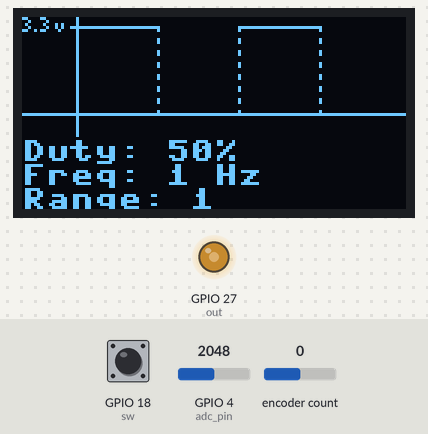
Recording of a program running on a simulated ESP32 board running MicroPython. Parts: 128×64 one-colour display, output pins drawn as LEDs (lit = HIGH). The test bench sets the inputs (shaded band); at power-on: GPIO 4 (adc_pin) = 2048, GPIO 18 (sw) HIGH, encoder count 0 (analog values on the 0–4095 scale). Library files of the repository ran but are not shown: ssd1306.py.

Above: at 1.2 s.
1.3 s: GPIO 4 (adc_pin) set to 2866
At 1.7 s:
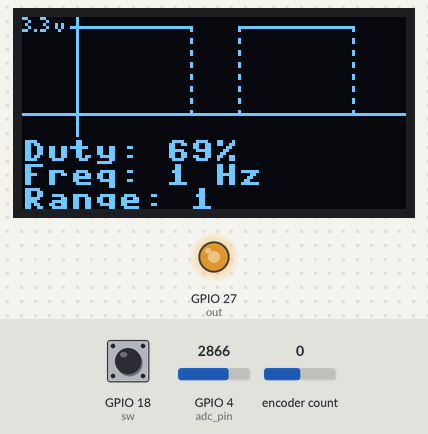
2.9 s: GPIO 4 (adc_pin) set to 3603
At 4.1 s:
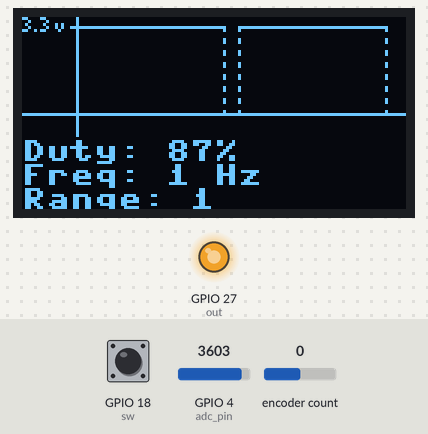
4.4 s: GPIO 4 (adc_pin) set to 960
At 5.6 s:
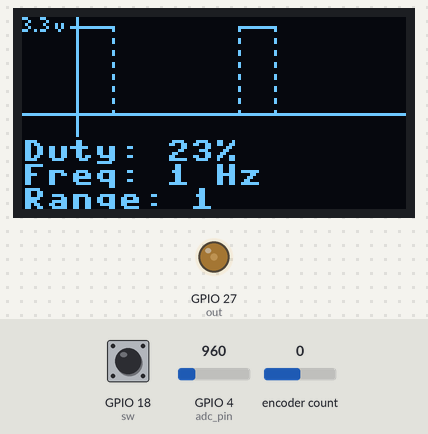
5.9 s: GPIO 18 (sw) pulled LOW for 1 s
At 6.01 s:
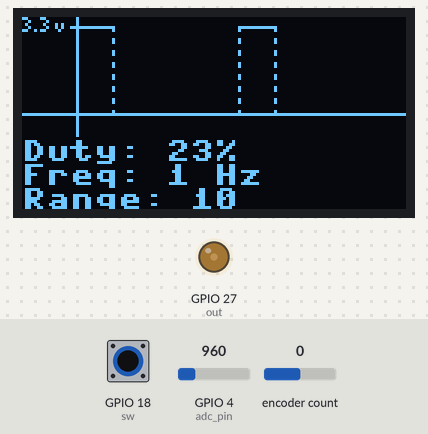
8.4 s: GPIO 4 (adc_pin) set to 0
At 9.5 s:
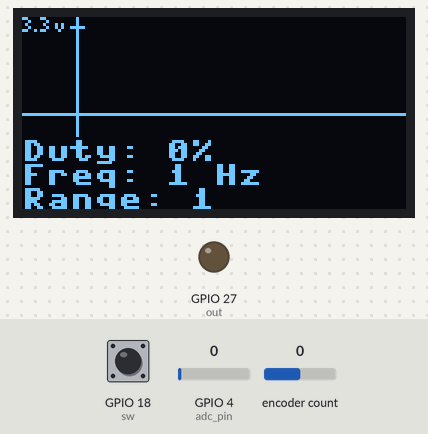
9.9 s: encoder count set to -1
At 10.9 s:
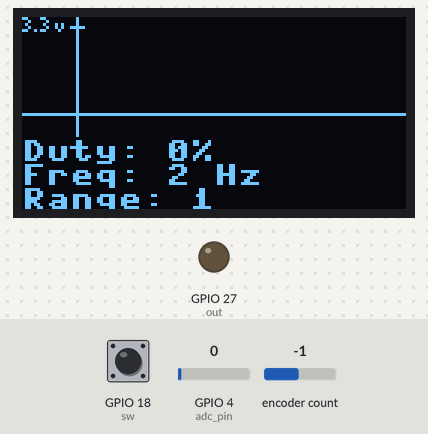
Timing chart, 0 to 12.4 s (numbered marks = the images above; inputs shaded):
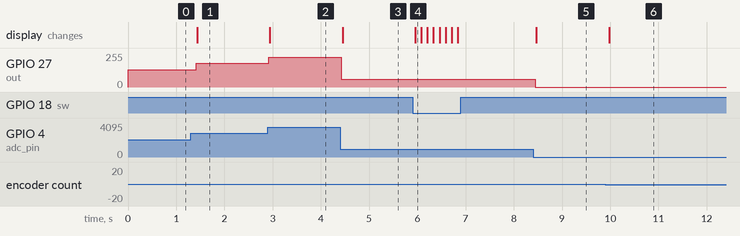

The program:

main.py
```python
from machine import Pin, PWM, ADC, SoftI2C
from time import sleep
from ssd1306 import SSD1306_I2C
from rotary_irq import RotaryIRQ

out = Pin(27, Pin.OUT)
pwm = PWM(out)
adc_pin = Pin(4)
adc = ADC(adc_pin)
adc.atten(adc.ATTN_11DB)

i2c = SoftI2C( Pin(15), Pin(2),freq=400000)
oled = SSD1306_I2C(128,64, i2c)

sw = Pin(18, Pin.IN, Pin.PULL_UP)
sw = Pin(18, Pin.IN, Pin.PULL_UP)

r= RotaryIRQ(
    pin_num_clk=21,
    pin_num_dt=19,
    incr=1,
    reverse=True,
    range_mode=RotaryIRQ.RANGE_UNBOUNDED)

count = 1
freq = 0
b = 1

while True:
    oled.fill(0)

    duty = int((adc.read())/4)
    duty_pct = int((duty * 100)/1024)
    pwm.duty(duty)

    if sw.value() == 0:
        count *= 10
        r.set(value=0)
        freq = b
    if count > 1000 : count = 1

    b = freq + r.value()*count
    if b <= 0:
        b = 1
        freq = 0

    pwm.freq(b)

    width = int(duty/18)
    width1 = 17+width
    width2 = 71+width

    if width >= 54 or width==0:
        on = 0
    else:
        on = 1

    oled.pixel(0, 0, 1)
    oled.pixel(1, 0, 1)
    oled.pixel(2, 1, 1)
    oled.pixel(1, 2, 1)
    oled.pixel(2, 3, 1)
    oled.pixel(0, 4, 1)
    oled.pixel(1, 4, 1)
    oled.pixel(4, 4, 1)
    oled.pixel(6, 0, 1)
    oled.pixel(7, 0, 1)
    oled.pixel(8, 1, 1)
    oled.pixel(7, 2, 1)
    oled.pixel(8, 3, 1)
    oled.pixel(6, 4, 1)
    oled.pixel(7, 4, 1)
    oled.pixel(11, 2, 1)
    oled.pixel(11, 3, 1)
    oled.pixel(12, 4, 1)
    oled.pixel(13, 2, 1)
    oled.pixel(13, 3, 1)

    oled.hline(16, 3, 5, 1)
    oled.hline(0, 32, 128, 1)
    oled.vline(18, 0, 40,1)

    oled.hline(18, 3, width, 1)
    oled.hline(72, 3, width, 1)

    oled.vline(width1, 4, 1, on)
    oled.vline(width1, 7, 2, on)
    oled.vline(width1, 11, 2, on)
    oled.vline(width1, 15, 2, on)
    oled.vline(width1, 19, 2, on)
    oled.vline(width1, 23, 2, on)
    oled.vline(width1, 27, 2, on)
    oled.vline(width1, 31, 1, on)

    oled.vline(72, 4, 1, on)
    oled.vline(72, 7, 2, on)
    oled.vline(72, 11, 2, on)
    oled.vline(72, 15, 2, on)
    oled.vline(72, 19, 2, on)
    oled.vline(72, 23, 2, on)
    oled.vline(72, 27, 2, on)
    oled.vline(72, 31, 1, on)

    oled.vline(width2, 4, 1, on)
    oled.vline(width2, 7, 2, on)
    oled.vline(width2, 11, 2, on)
    oled.vline(width2, 15, 2, on)
    oled.vline(width2, 19, 2, on)
    oled.vline(width2, 23, 2, on)
    oled.vline(width2, 27, 2, on)
    oled.vline(width2, 31, 1, on)

    oled.text(f"Duty: {duty_pct}%", 0, 41)
    oled.text(f"Freq: {b} Hz", 0, 49)
    oled.text(f"Range: {count}", 0, 57)

    oled.show()

    sleep(0.1)
```

Measured:
- after the input at 1.3 s, GPIO 27 (out): 128/255 → 178/255 after 0.11 s; the display: changes after 0.14 s (image 1)
- after the input at 2.9 s, GPIO 27 (out): 178/255 → 224/255 at once; the display: changes at once (image 2)
- after the input at 4.4 s, GPIO 27 (out): 224/255 → 60/255 at once; the display: changes after 0.05 s (image 3)
- after the input at 5.9 s, the display: changes after 0.06 s (image 4)
- after the input at 8.4 s, GPIO 27 (out): 60/255 → 0/255 at once; the display: changes after 0.07 s (image 5)
- after the input at 9.9 s, the display: changes after 0.08 s (image 6)
